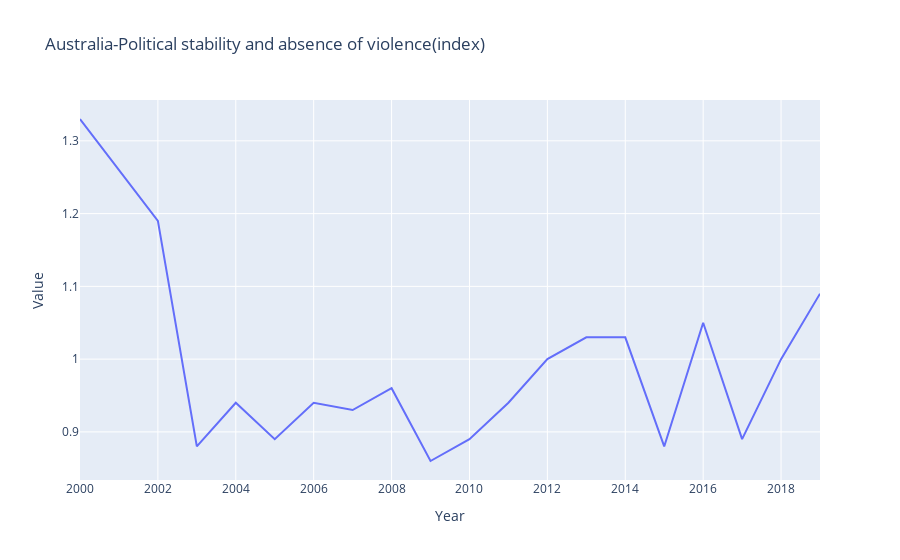

The notebook cell saved with this chart:
### Code cell
#lineplot using plotly 
#import plotly
import plotly.express as px
#adding data
fig = px.line(ausdata, x = 'Year', y = 'Value', title='Australia-Political stability and absence of violence(index)')
fig.show()

### Figure 1 — Plotly figure (JSON) as saved in the notebook; plotly's stock layout.template omitted (floating-point values rounded to 4 significant figures)
{"data": [{"hovertemplate": "Year=%{x}<br>Value=%{y}<extra></extra>", "legendgroup": "", "line": {"color": "#636efa", "dash": "solid"}, "marker": {"symbol": "circle"}, "mode": "lines", "name": "", "orientation": "v", "showlegend": false, "type": "scatter", "x": [2000, 2002, 2003, 2004, 2005, 2006, 2007, 2008, 2009, 2010, 2011, 2012, 2013, 2014, 2015, 2016, 2017, 2018, 2019], "xaxis": "x", "y": [1.33, 1.19, 0.88, 0.94, 0.89, 0.94, 0.93, 0.96, 0.86, 0.89, 0.94, 1, 1.03, 1.03, 0.88, 1.05, 0.89, 1, 1.09], "yaxis": "y"}], "layout": {"legend": {"tracegroupgap": 0}, "title": {"text": "Australia-Political stability and absence of violence(index)"}, "xaxis": {"anchor": "y", "domain": [0, 1], "title": {"text": "Year"}}, "yaxis": {"anchor": "x", "domain": [0, 1], "title": {"text": "Value"}}}}
